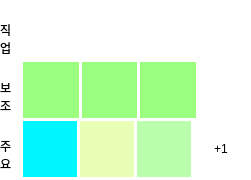
<?xml version="1.0" encoding="UTF-8"?>
<ui version="4.0">
 <class>Form_mycard_small</class>
 <widget class="QWidget" name="Form_mycard_small">
  <property name="geometry">
   <rect>
    <x>0</x>
    <y>0</y>
    <width>251</width>
    <height>180</height>
   </rect>
  </property>
  <property name="minimumSize">
   <size>
    <width>200</width>
    <height>180</height>
   </size>
  </property>
  <property name="maximumSize">
   <size>
    <width>16777215</width>
    <height>16777215</height>
   </size>
  </property>
  <property name="windowTitle">
   <string>Form</string>
  </property>
  <property name="styleSheet">
   <string notr="true">background-color: rgba(255, 237, 255,0);</string>
  </property>
  <layout class="QHBoxLayout" name="horizontalLayout_5">
   <property name="spacing">
    <number>0</number>
   </property>
   <property name="leftMargin">
    <number>0</number>
   </property>
   <property name="topMargin">
    <number>0</number>
   </property>
   <property name="rightMargin">
    <number>0</number>
   </property>
   <property name="bottomMargin">
    <number>0</number>
   </property>
   <item>
    <layout class="QHBoxLayout" name="horizontalLayout" stretch="1,10">
     <property name="spacing">
      <number>0</number>
     </property>
     <property name="topMargin">
      <number>3</number>
     </property>
     <property name="bottomMargin">
      <number>3</number>
     </property>
     <item>
      <layout class="QVBoxLayout" name="verticalLayout_1">
       <property name="spacing">
        <number>0</number>
       </property>
       <item>
        <widget class="QLabel" name="label_1">
         <property name="sizePolicy">
          <sizepolicy hsizetype="Minimum" vsizetype="Minimum">
           <horstretch>0</horstretch>
           <verstretch>0</verstretch>
          </sizepolicy>
         </property>
         <property name="text">
          <string>
직
업</string>
         </property>
        </widget>
       </item>
       <item>
        <widget class="QLabel" name="label_2">
         <property name="sizePolicy">
          <sizepolicy hsizetype="Minimum" vsizetype="Minimum">
           <horstretch>0</horstretch>
           <verstretch>0</verstretch>
          </sizepolicy>
         </property>
         <property name="text">
          <string>
보
조</string>
         </property>
        </widget>
       </item>
       <item>
        <widget class="QLabel" name="label_3">
         <property name="sizePolicy">
          <sizepolicy hsizetype="Minimum" vsizetype="Minimum">
           <horstretch>0</horstretch>
           <verstretch>0</verstretch>
          </sizepolicy>
         </property>
         <property name="text">
          <string>
주
요</string>
         </property>
        </widget>
       </item>
      </layout>
     </item>
     <item>
      <layout class="QVBoxLayout" name="verticalLayout_2" stretch="1,1,1">
       <property name="spacing">
        <number>3</number>
       </property>
       <item>
        <layout class="QHBoxLayout" name="horizontalLayout_1" stretch="1,1,1,1">
         <property name="spacing">
          <number>6</number>
         </property>
         <property name="rightMargin">
          <number>0</number>
         </property>
         <item>
          <widget class="QWidget" name="widget_job_1" native="true">
           <property name="enabled">
            <bool>false</bool>
           </property>
           <property name="sizePolicy">
            <sizepolicy hsizetype="Minimum" vsizetype="Minimum">
             <horstretch>0</horstretch>
             <verstretch>0</verstretch>
            </sizepolicy>
           </property>
           <property name="styleSheet">
            <string notr="true">#widget_job_1{border-image: url(:/newPrefix/images/직업 카드/직업카드0.png);}#widget_job_1:disabled{border-image: url(:/newPrefix/images/직업 카드/직업카드back.png);}</string>
           </property>
          </widget>
         </item>
         <item>
          <widget class="QWidget" name="widget_job_2" native="true">
           <property name="enabled">
            <bool>false</bool>
           </property>
           <property name="sizePolicy">
            <sizepolicy hsizetype="Minimum" vsizetype="Minimum">
             <horstretch>0</horstretch>
             <verstretch>0</verstretch>
            </sizepolicy>
           </property>
           <property name="styleSheet">
            <string notr="true">#widget_job_3{border-image: url(:/newPrefix/images/직업 카드/직업카드2.png);}#widget_job_3:disabled{border-image: url(:/newPrefix/images/직업 카드/직업카드back.png);}
</string>
           </property>
          </widget>
         </item>
         <item>
          <widget class="QWidget" name="widget_job_3" native="true">
           <property name="enabled">
            <bool>false</bool>
           </property>
           <property name="sizePolicy">
            <sizepolicy hsizetype="Minimum" vsizetype="Minimum">
             <horstretch>0</horstretch>
             <verstretch>0</verstretch>
            </sizepolicy>
           </property>
           <property name="styleSheet">
            <string notr="true">#widget_job_3{border-image: url(:/newPrefix/images/직업 카드/직업카드2.png);}#widget_job_3:disabled{border-image: url(:/newPrefix/images/직업 카드/직업카드back.png);}</string>
           </property>
          </widget>
         </item>
         <item>
          <spacer name="horizontalSpacer">
           <property name="orientation">
            <enum>Qt::Horizontal</enum>
           </property>
           <property name="sizeType">
            <enum>QSizePolicy::Preferred</enum>
           </property>
           <property name="sizeHint" stdset="0">
            <size>
             <width>0</width>
             <height>20</height>
            </size>
           </property>
          </spacer>
         </item>
        </layout>
       </item>
       <item>
        <layout class="QHBoxLayout" name="horizontalLayout_2" stretch="1,1,1,1">
         <property name="rightMargin">
          <number>0</number>
         </property>
         <item>
          <widget class="QWidget" name="widget_sub_1" native="true">
           <property name="sizePolicy">
            <sizepolicy hsizetype="Minimum" vsizetype="Minimum">
             <horstretch>0</horstretch>
             <verstretch>0</verstretch>
            </sizepolicy>
           </property>
           <property name="styleSheet">
            <string notr="true">background-color: rgb(154, 255, 127);</string>
           </property>
          </widget>
         </item>
         <item>
          <widget class="QWidget" name="widget_sub_2" native="true">
           <property name="sizePolicy">
            <sizepolicy hsizetype="Minimum" vsizetype="Minimum">
             <horstretch>0</horstretch>
             <verstretch>0</verstretch>
            </sizepolicy>
           </property>
           <property name="styleSheet">
            <string notr="true">background-color: rgb(154, 255, 127);</string>
           </property>
          </widget>
         </item>
         <item>
          <widget class="QWidget" name="widget_sub_3" native="true">
           <property name="sizePolicy">
            <sizepolicy hsizetype="Minimum" vsizetype="Minimum">
             <horstretch>0</horstretch>
             <verstretch>0</verstretch>
            </sizepolicy>
           </property>
           <property name="styleSheet">
            <string notr="true">background-color: rgb(154, 255, 127);</string>
           </property>
          </widget>
         </item>
         <item>
          <spacer name="horizontalSpacer_2">
           <property name="orientation">
            <enum>Qt::Horizontal</enum>
           </property>
           <property name="sizeType">
            <enum>QSizePolicy::Preferred</enum>
           </property>
           <property name="sizeHint" stdset="0">
            <size>
             <width>0</width>
             <height>20</height>
            </size>
           </property>
          </spacer>
         </item>
        </layout>
       </item>
       <item>
        <widget class="QStackedWidget" name="stackedWidget">
         <property name="sizePolicy">
          <sizepolicy hsizetype="Minimum" vsizetype="Minimum">
           <horstretch>0</horstretch>
           <verstretch>0</verstretch>
          </sizepolicy>
         </property>
         <property name="contextMenuPolicy">
          <enum>Qt::DefaultContextMenu</enum>
         </property>
         <property name="autoFillBackground">
          <bool>false</bool>
         </property>
         <property name="frameShape">
          <enum>QFrame::NoFrame</enum>
         </property>
         <property name="lineWidth">
          <number>1</number>
         </property>
         <property name="midLineWidth">
          <number>0</number>
         </property>
         <property name="currentIndex">
          <number>0</number>
         </property>
         <widget class="QWidget" name="stackedWidgetPage1">
          <layout class="QHBoxLayout" name="horizontalLayout_6" stretch="1,1,1,1">
           <property name="spacing">
            <number>3</number>
           </property>
           <property name="leftMargin">
            <number>0</number>
           </property>
           <property name="topMargin">
            <number>0</number>
           </property>
           <property name="rightMargin">
            <number>3</number>
           </property>
           <property name="bottomMargin">
            <number>0</number>
           </property>
           <item>
            <widget class="QWidget" name="widget_main_1" native="true">
             <property name="styleSheet">
              <string notr="true">background-color: rgb(0, 247, 255);</string>
             </property>
            </widget>
           </item>
           <item>
            <widget class="QWidget" name="widget_main_2" native="true">
             <property name="styleSheet">
              <string notr="true">background-color: rgb(233, 255, 182);</string>
             </property>
            </widget>
           </item>
           <item>
            <widget class="QWidget" name="widget_main_3" native="true">
             <property name="sizePolicy">
              <sizepolicy hsizetype="Minimum" vsizetype="Minimum">
               <horstretch>0</horstretch>
               <verstretch>0</verstretch>
              </sizepolicy>
             </property>
             <property name="styleSheet">
              <string notr="true">background-color: rgb(186, 255, 172);</string>
             </property>
            </widget>
           </item>
           <item>
            <widget class="QLabel" name="label">
             <property name="text">
              <string>+1</string>
             </property>
             <property name="alignment">
              <set>Qt::AlignCenter</set>
             </property>
            </widget>
           </item>
          </layout>
         </widget>
         <widget class="QWidget" name="stackedWidgetPage2">
          <layout class="QHBoxLayout" name="horizontalLayout_8">
           <property name="spacing">
            <number>3</number>
           </property>
           <property name="leftMargin">
            <number>0</number>
           </property>
           <property name="topMargin">
            <number>0</number>
           </property>
           <property name="rightMargin">
            <number>3</number>
           </property>
           <property name="bottomMargin">
            <number>0</number>
           </property>
          </layout>
         </widget>
        </widget>
       </item>
      </layout>
     </item>
    </layout>
   </item>
  </layout>
 </widget>
 <resources>
  <include location="../../MyQRC.qrc"/>
 </resources>
 <connections/>
</ui>
